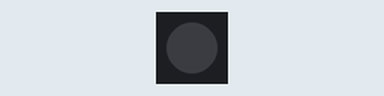
Recording of a sketch running on a simulated Arduino Uno, built with avr-gcc and run on an emulated ATmega328P. On the bench: 1 RGB LEDs in strip order, left to right.

Above: at 0.5 s.
At 3.5 s:
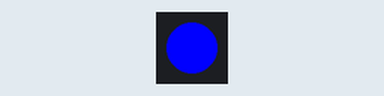
Timing chart, 0 to 4.6 s (numbered marks = the images above):
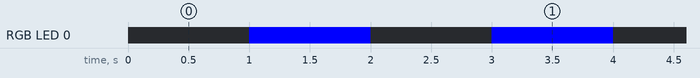

Measured:
- by itself, RGB LED 0: alternates RGB(0, 0, 255) for 1.0 s and off for 1.0 s

The sketch:

test_neopixel.ino
```cpp
#include <Adafruit_NeoPixel.h>

int pin = 6;
Adafruit_NeoPixel strip = Adafruit_NeoPixel(1, pin, NEO_GRB + NEO_KHZ800);

void setup() {
  // put your setup code here, to run once:
  strip.begin();
  strip.show();

}

void loop() {
  // put your main code here, to run repeatedly:
  // Blank
  strip.setPixelColor(0, 0,0,0);
  strip.show();
  delay(1000);

  // Blue
  strip.setPixelColor(0, 0,0,255);
  strip.show();
  delay(1000);

}
```
